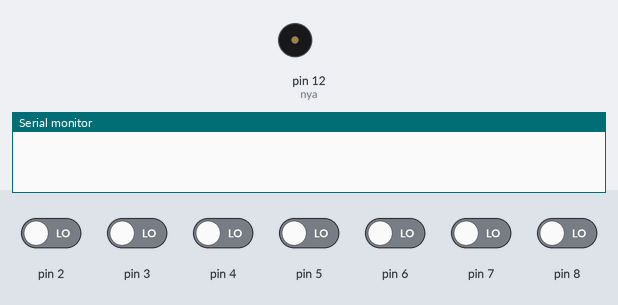
A sketch run on a simulated Arduino Uno, built with avr-gcc and run on an emulated ATmega328P. Shown: buzzer (waves = sounding), the last lines printed to the serial monitor. The test bench sets the inputs (shaded band); at power-on: pin 2–8 LOW.

Above: at 1.2 s.
1.3 s: pin 2 driven HIGH
At 1.8 s:
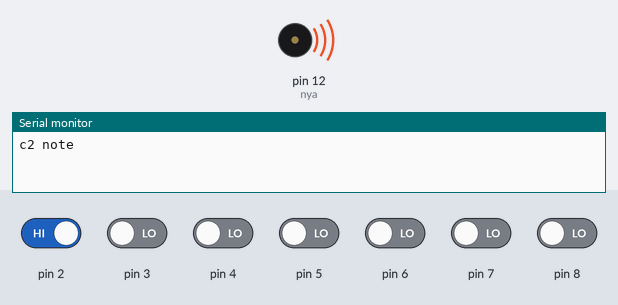
4.3 s: pin 3 driven HIGH
7.3 s: pin 4 driven HIGH
At 7.4 s:
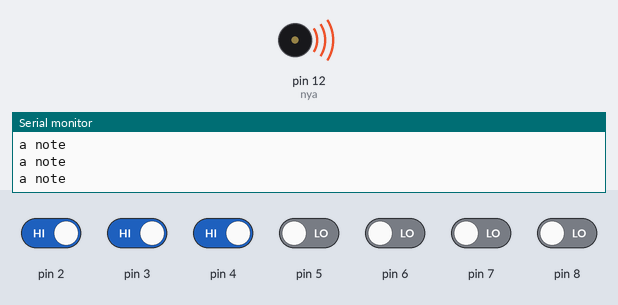
10.3 s: pin 5 driven HIGH
13.3 s: pin 6 driven HIGH
16.3 s: pin 7 driven HIGH
Timing chart, 0 to 20.3 s (numbered marks = the images above; inputs shaded):
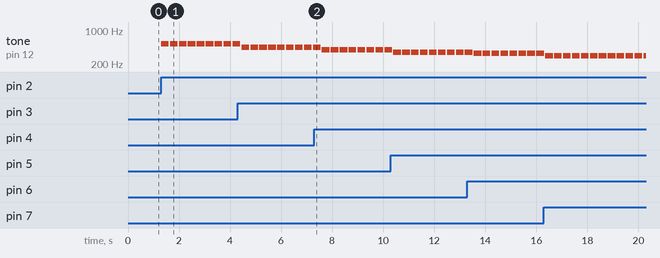

The sketch:

cool.ino
```cpp
//Piezo  Port
int nya = 12;
//Nota frequency or hz idk
int c =261;
int d =294;
int e =329;
int f =349;
int g =392;
int a=440;
// int Si=493; add this shit
int c2 =523;
void setup()
{
  for(int i = 2; i < 9; i++) pinMode(i, INPUT);
  pinMode(nya, OUTPUT);
  Serial.begin(9600);
}

void loop()
{
	noTone(nya);

  //c
  if(digitalRead(8) == 1){
  	tone(nya, c );
    delay(300);
    noTone(nya);
    delay(50);
    Serial.println("c note");
  }
  //d
  else if(digitalRead(7) == 1){
  	tone(nya, d);
    delay(300);
    noTone(nya);
    delay(50);
    Serial.println("d note");
  }
  //e
  else if(digitalRead(6) == 1){
  	tone(nya, e);
    delay(300);
    noTone(nya);
    delay(50);
    Serial.println("e note");
  }
  //f
  else if(digitalRead(5) == 1){
  	tone(nya, f);
    delay(300);
    noTone(nya);
    delay(50);
    Serial.println("f note");
  }
  //g
  else if(digitalRead(4) == 1){
  	tone(nya, g);
    delay(300);
    noTone(nya);
    delay(50);
    Serial.println("g note");
  }
  //a
  else if(digitalRead(3) == 1){
  	tone(nya, a);
    delay(300);
    noTone(nya);
    delay(50);
  	Serial.println("a note");
  }

  //c2
  else if(digitalRead(2)  == 1){
  	tone(nya, c2);
    delay(300);
    noTone(nya);
    delay(50);
    Serial.println("c2 note");
  }
}
```

Measured:
- after the input at 1.3 s, tone on pin 12 (nya): alternates 523 Hz for 0.30 s and silent for 0.05 s, starting at once
